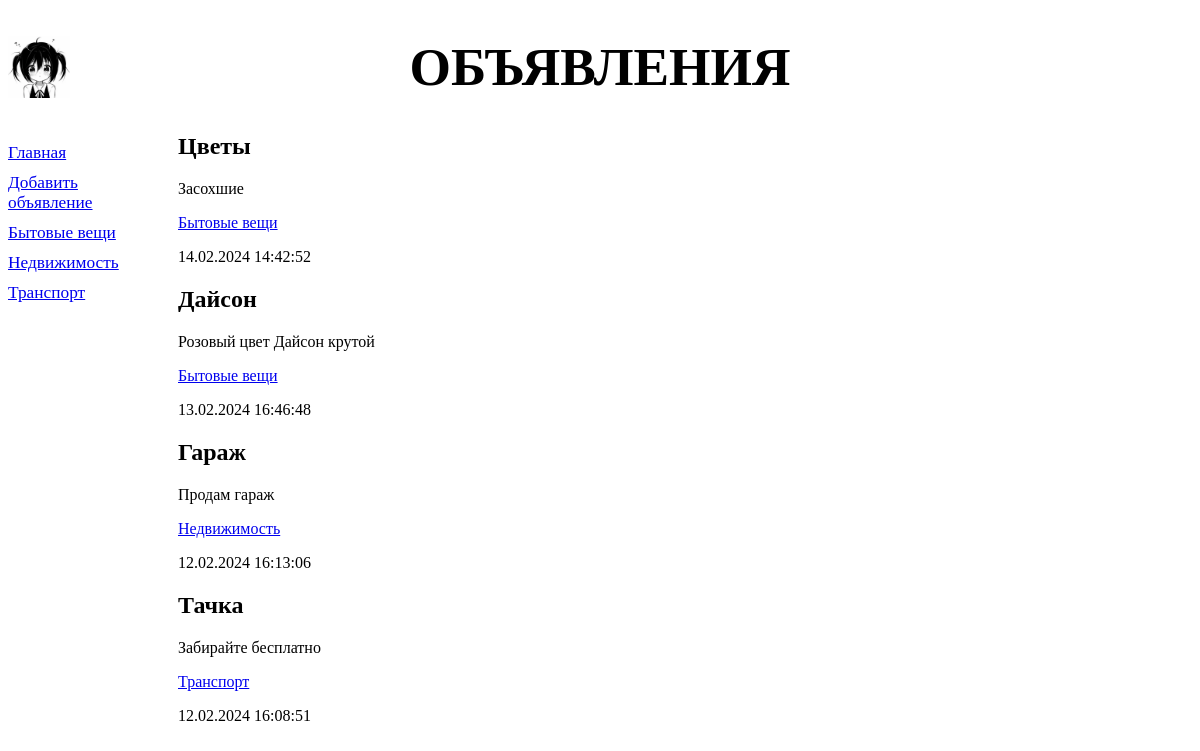
/bboard/, run on the app's committed database.
### bboard/models.py (models this page shows, shortened)
class Rubric(models.Model):
    name = models.CharField(max_length = 20, db_index = True, verbose_name = 'Название')
    class Meta:
        verbose_name_plural = "Рубрики"
        verbose_name = "Рубрика"
        ordering = ['name']

class Bb(models.Model):
    title = models.CharField(max_length = 50, verbose_name = "Товар")
    content = models.TextField(blank = True, null = True, verbose_name = "Описание")
    price = models.FloatField(null = True, blank = True, verbose_name = "Цена")
    published = models.DateTimeField(auto_now_add = True, db_index = True)
    rubric = models.ForeignKey('Rubric', null = True, on_delete = models.PROTECT, verbose_name = 'Рубрика')
    class Meta:
        verbose_name_plural = "Объявления"
        verbose_name = "Обьявление"
        ordering = ['-published']

### bboard/views.py (the view)
# urls.py: path('', index, name = 'index'),
def index(request):
    bbs = Bb.objects.all()
    rubrics = Rubric.objects.all()
    context = {'bbs':bbs, 'rubrics':rubrics}
    return render(request, 'bboard/index.html', context)

### bboard/templates/bboard/index.html
{% extends 'layout/basic.html' %}
{% block content %}
{% for bb in bbs %}
<h2>{{bb.title}}</h2>
<p>{{bb.content}}</p>
<p><a href = "{% url 'by_rubric' bb.rubric.pk %}">{{bb.rubric.name}}</a></p>
<p>{{bb.published|date:'d.m.Y H:i:s'}}
{% endfor %}
{% endblock %}

### bboard/templates/layout/basic.html (shortened to what this page needs)
{% load static %}
<!DOCTYPE html>
<html>
 <head>
    <link rel = "stylesheet" type = "text/css" href = "{% static 'bboard/style.css'%}">
 </head>
 <body>
    <header><h1>Объявления</h1></header>
    <nav>
        <a href = "{% url 'index' %}">Главная</a>
        <a href = "{% url 'add' %}">Добавить объявление</a>
        {% for rubric in rubrics %}
        <a href = "{% url 'by_rubric' rubric.pk %}">{{rubric.name}}</a>
        {% endfor %}
    </nav>
    <section>
        {% block content %}
        {% endblock %}
    </section>
</body>
</html>

### bboard/static/bboard/style.css (style rules this page uses)
header h1 { font-size: 40pt; text-transform: uppercase; text-align: center; background: url('bg.jpg') left / auto 100% no-repeat; }
nav { font-size: 13pt; width:150px; float:left; }
nav a { display: block; margin: 10px 0px; }
section { margin-left:170px; }

### data on the page
Rubric: name "Бытовые вещи"
Rubric: name "Недвижимость"
Rubric: name "Транспорт"
Bb: title "Цветы", content "Засохшие", rubric.name "Бытовые вещи", published "14.02.2024 14:42:52"
Bb: title "Дайсон", content "Розовый цвет Дайсон крутой", rubric.name "Бытовые вещи", published "13.02.2024 16:46:48"
Bb: title "Гараж", content "Продам гараж", rubric.name "Недвижимость", published "12.02.2024 16:13:06"
Bb: title "Тачка", content "Забирайте бесплатно", rubric.name "Транспорт", published "12.02.2024 16:08:51"
